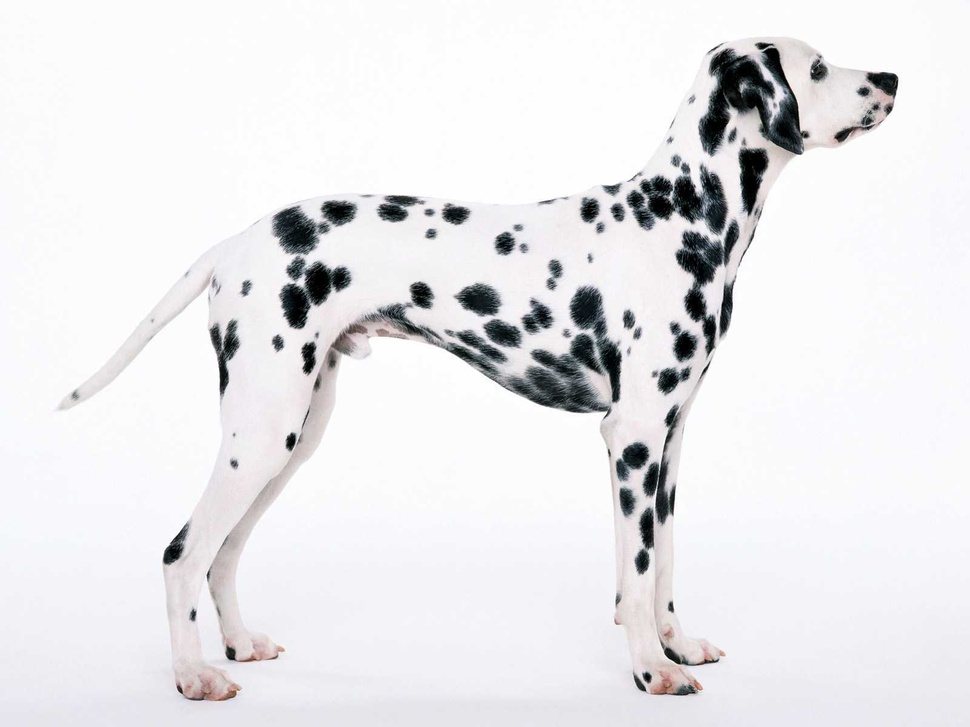
#> input picture 5.Blob_Detection/Dalmatian.jpg, 970 x 727 px, shrunk from 1600 x 1200 before the run, found by its file name
$ jupyter execute --allow-errors Blob_Detection.ipynb
#> lines starting #> are read from the running program, lines starting #| are printed output that depends on the picture
# <font style="color:rgb(50,120,229)"> EE5/7382 – Fundamentals of Computer Vision - Midterm
</font>

##### **<font color="red">Faking Miniatures  (35 points)</font>**
Please read the instructions supplied with the midterm for guidance, and deliverables.

##### <font color="yellow">Preamble</font>

[cell 1]
# Preamble
import cv2 as cv
import matplotlib.pyplot as plt
import numpy as np
from IPython.display import clear_output    # Need this to display Scale Space
from scipy import ndimage                   # Need this for implementing LoG filtering

#### <font color="yellow">Helper functions</font>

[cell 2]
# Helper functions
def im2double(im):
    info = np.iinfo(im.dtype) # Get the data type of the input image
    return im.astype(float) / info.max # Divide all values by the largest possible value in the datatype

#### <font color="yellow">Step1-: Read the images using `imread()`</font>

[cell 3]
fileName = ('Dalmatian.jpg')
dirPath = '.\\Data_Midterm\\'

# Read in Grayscale mode
imRGB = cv.imread( dirPath + fileName )
#> imRGB is the input picture: shape (727, 970, 3); mean B, G, R 233.7, 231.5, 232.2
im = cv.imread( dirPath + fileName , cv.IMREAD_GRAYSCALE )
#> im: shape (727, 970); min 0, max 255, mean 232

# Convert to double using im2double()
im = im2double(im)

[cell 4]
plt.imshow(im,'gray')
#> (this line was passed over: IPython is not available in this run)

#### <font color="yellow">Step-2: Define Parameters for Scale Space</font>

[cell 5]
[nR,nC] = im.shape
#> nR = 727; nC = 970

sigma_init =2      # initial value of sigma (starts with unity)
k  = 2**(1/4)          # similar to SIFT
num_levels = 10                 # 15 levels in pyramid
sigma_n = sigma_init * np.power(k,np.arange(num_levels))
#threshold =           # eg: 35% of peak value in scale space

#### <font color="yellow">Step-3: Assemble scale-space using scale-normalized LoG filter</font>
Use `scipy` function `gaussian_laplace` to implement LoG filtering.<br>
Remember to rescale the output as we wish to implement scale normalized LoG filtering.<br>
Please read the instructions supplied with the midterm for additional hints.

[cell 6]
from scipy import ndimage

scaleSpace = np.zeros([nR, nC, num_levels])
for n, sigma_nn in enumerate(sigma_n):

# compute output of LoG filter using scipy
    result=  ndimage.gaussian_laplace(im, sigma_nn)

#     # compute output of scale-normalized LoG filter
    result *= np.power(sigma_nn,2)
    scaleSpace[:,:,n]=result
#> this loop made 10 passes
#> pass 1, `result=  ndimage.gaussian_laplace(im, sigma_nn)`:
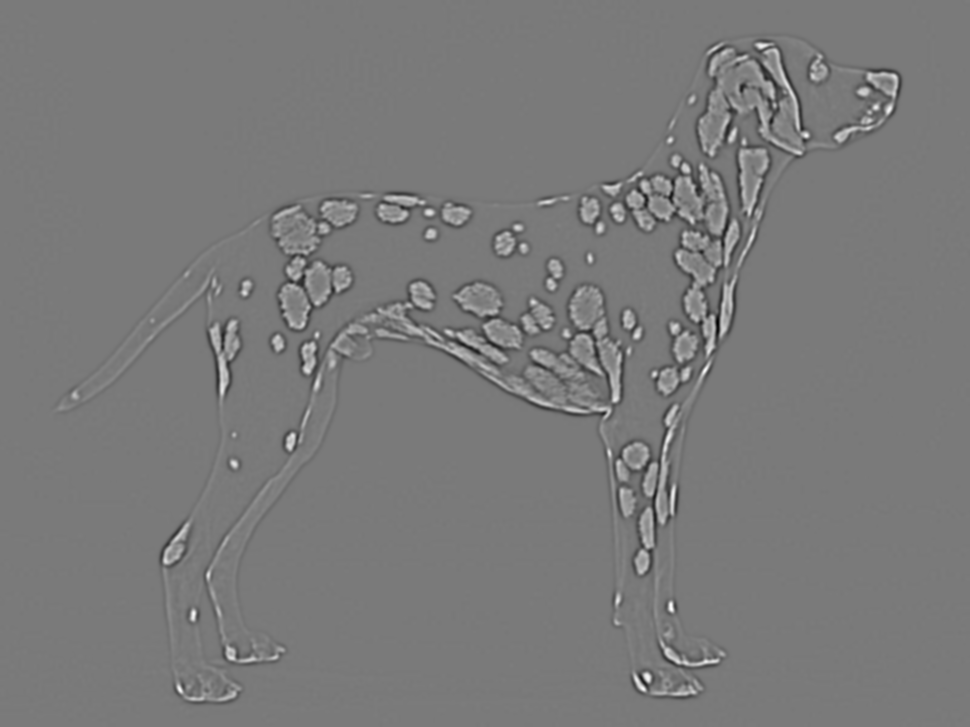
#> result: shape (727, 970) float64; min -0.0882, max 0.0953, mean -0.000158; drawn with min black and max white
#> after the loop:
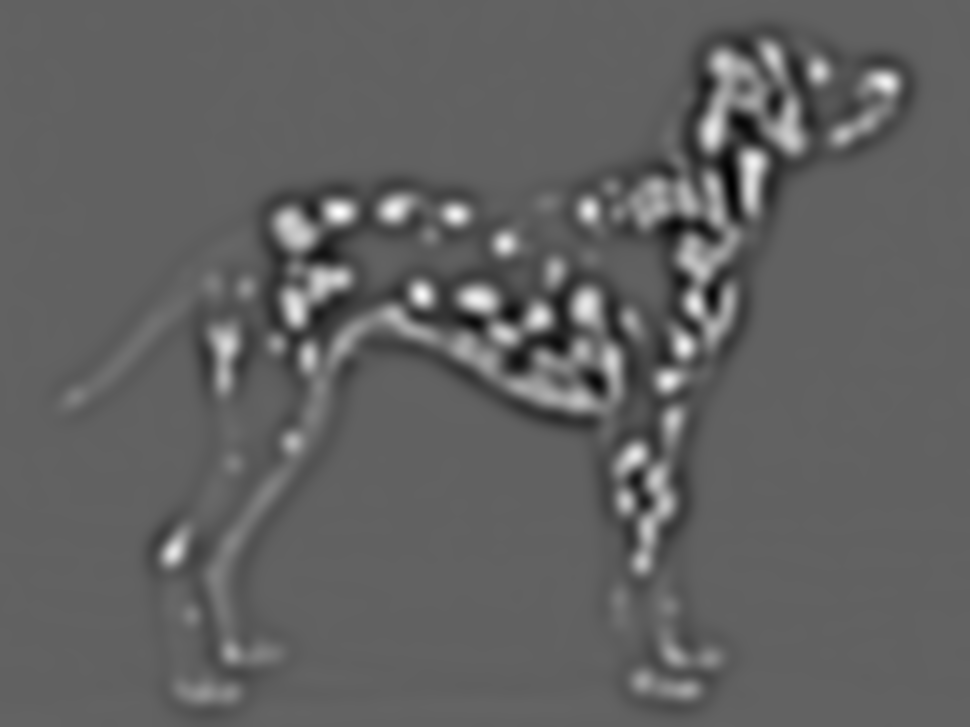
#> result: shape (727, 970) float64; min -0.348, max 0.553, mean -0.00162; drawn with min black and max white

#### <font color="yellow">Step-5: Non-maximum suppression within each scale</font>
* The code should return the `[x,y,r]` values associated with each blob
* The matrix `[x,y,r]` should have size $\mathtt{numBlobs}\times 3$
* The `(x,y)` coordinates represent the center of the blob
* The term `r` represents the radius of a blob, and is $\sqrt{2}\times \mathtt{characteristic scale}$ at which we detected a scale-space maximum

[cell 7]
szNbrHood=26
NMS_THRESH=0.35 * np.max(scaleSpace)
#> NMS_THRESH = 0.196
LCLMX_scaleSpace = np.zeros([nR, nC, num_levels])
for n in range(num_levels):
    strElm = cv.getStructuringElement(cv.MORPH_RECT, (2 * int(szNbrHood) + 1, 2 * int(szNbrHood) + 1))
    LCLMX_scaleSpace[:,:,n] = cv.dilate(scaleSpace[:,:,n], strElm)
    #non_maximum_suppressed = np.where(result[:,:,n] == LCLMX_scaleSpace[:,:,n], 0)
    # Replace each pixel with maximum over neighboring scales
    prev_scale = np.maximum(n-1,0)
    next_scale = np.minimum(n+1,num_levels-1)
    LCLMX_scaleSpace[:,:,n] = np.amax(LCLMX_scaleSpace[:,:,prev_scale:next_scale],axis=2)
    mask = ((scaleSpace >= LCLMX_scaleSpace) & (scaleSpace >= NMS_THRESH))
    NMS_scaleSpace = np.zeros(scaleSpace.shape)
    NMS_scaleSpace[mask] = scaleSpace[mask]

[y,x,d] = np.nonzero(NMS_scaleSpace)
#> y = 1298 values from 45 to 694; x = 1298 values, max 894 at index 45, min 74 at index 1145, mean 528; d = 1298 values, max 9 at index 7, min 0 at index 2, mean 7.53
r = np.power(2,0.5) * sigma_n[d]
#> r = 1298 values, max 13.45 at index 7, min 2.83 at index 2, mean 11.41

#### <font color="yellow">Step-6: Display the Blobs</font>

[cell 8]
from matplotlib.patches import Circle

#> (the rest of this cell did not finish here and is left out)

[cell 9]
[nR,nC] = im.shape

sigma_init =2      # initial value of sigma (starts with unity)
k  = 2**(1/4)          # similar to SIFT
num_levels = 15                 # 15 levels in pyramid
sigma_n = sigma_init * np.power(k,np.arange(num_levels))
#threshold =           # eg: 35% of peak value in scale space

[cell 10]
from scipy import ndimage

scaleSpace = np.zeros([nR, nC, num_levels])
for n, sigma_nn in enumerate(sigma_n):

# compute output of LoG filter using scipy
    result=  ndimage.gaussian_laplace(im, sigma_nn)

#     # compute output of scale-normalized LoG filter
    result *= np.power(sigma_nn,2)
    scaleSpace[:,:,n]=result
#> this loop made 15 passes
#> pass 3, `result=  ndimage.gaussian_laplace(im, sigma_nn)`:
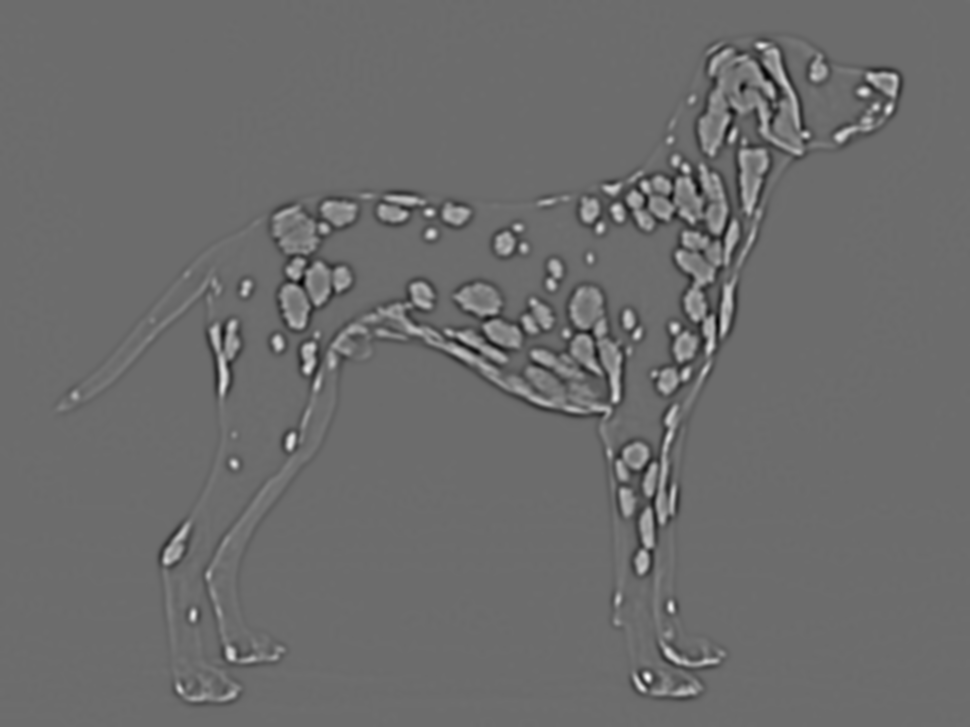
#> result: shape (727, 970) float64; min -0.0446, max 0.0595, mean -0.000177; drawn with min black and max white
#> after the loop:
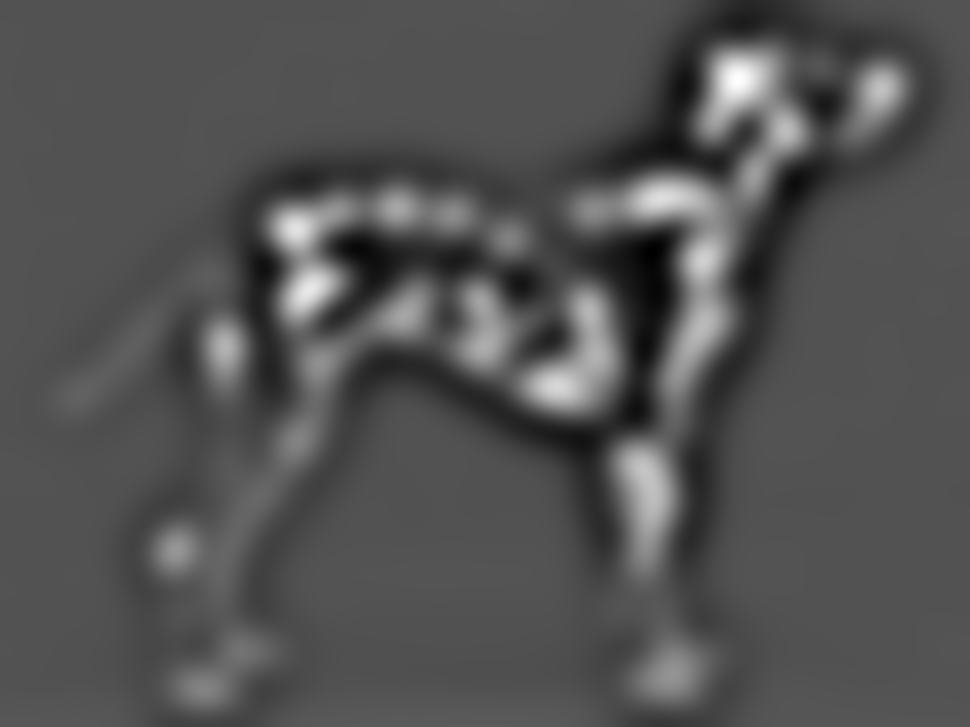
#> result: shape (727, 970) float64; min -0.21, max 0.431, mean -0.00165; drawn with min black and max white

[cell 11]
szNbrHood=26
NMS_THRESH=0.35 * np.max(scaleSpace)
LCLMX_scaleSpace = np.zeros([nR, nC, num_levels])
for n in range(num_levels):
    strElm = cv.getStructuringElement(cv.MORPH_RECT, (2 * int(szNbrHood) + 1, 2 * int(szNbrHood) + 1))
    LCLMX_scaleSpace[:,:,n] = cv.dilate(scaleSpace[:,:,n], strElm)
    #non_maximum_suppressed = np.where(result[:,:,n] == LCLMX_scaleSpace[:,:,n], 0)
    # Replace each pixel with maximum over neighboring scales
    prev_scale = np.maximum(n-1,0)
    next_scale = np.minimum(n+1,num_levels-1)
    LCLMX_scaleSpace[:,:,n] = np.amax(LCLMX_scaleSpace[:,:,prev_scale:next_scale],axis=2)
    mask = ((scaleSpace >= LCLMX_scaleSpace) & (scaleSpace >= NMS_THRESH))
    NMS_scaleSpace = np.zeros(scaleSpace.shape)
    NMS_scaleSpace[mask] = scaleSpace[mask]

[y,x,d] = np.nonzero(NMS_scaleSpace)
#> y = 487 values from 45 to 694; x = 487 values, max 894 at index 50, min 74 at index 403, mean 587.7; d = 487 values, max 14 at index 20, min 0 at index 2, mean 6.4
r = np.power(2,0.5) * sigma_n[d]
#> r = 487 values, max 32 at index 20, min 2.83 at index 2, mean 12.8

[cell 12]
from matplotlib.patches import Circle

#> (the rest of this cell did not finish here and is left out)

[cell 13]
szNbrHood=26
NMS_THRESH=0.75 * np.max(scaleSpace)
#> NMS_THRESH = 0.42
LCLMX_scaleSpace = np.zeros([nR, nC, num_levels])
for n in range(num_levels):
    strElm = cv.getStructuringElement(cv.MORPH_RECT, (2 * int(szNbrHood) + 1, 2 * int(szNbrHood) + 1))
    LCLMX_scaleSpace[:,:,n] = cv.dilate(scaleSpace[:,:,n], strElm)
    #non_maximum_suppressed = np.where(result[:,:,n] == LCLMX_scaleSpace[:,:,n], 0)
    # Replace each pixel with maximum over neighboring scales
    prev_scale = np.maximum(n-1,0)
    next_scale = np.minimum(n+1,num_levels-1)
    LCLMX_scaleSpace[:,:,n] = np.amax(LCLMX_scaleSpace[:,:,prev_scale:next_scale],axis=2)
    mask = ((scaleSpace >= LCLMX_scaleSpace) & (scaleSpace >= NMS_THRESH))
    NMS_scaleSpace = np.zeros(scaleSpace.shape)
    NMS_scaleSpace[mask] = scaleSpace[mask]

[y,x,d] = np.nonzero(NMS_scaleSpace)
#> y = 164 values from 56 to 677; x = 164 values, max 888 at index 76, min 171 at index 158, mean 635.4; d = 164 values, max 14 at index 3, min 1 at index 162, mean 10.45
r = np.power(2,0.5) * sigma_n[d]
#> r = 164 values, max 32 at index 3, min 3.36 at index 162, mean 21.1
